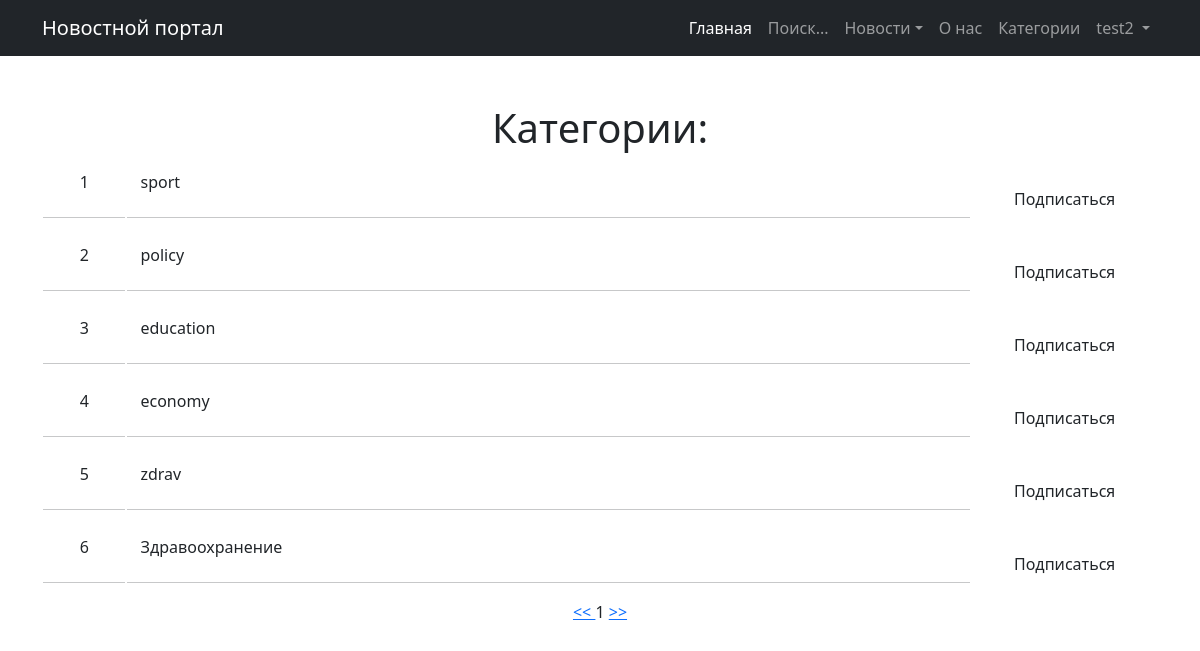
Screenshot of /category/ (signed in) with the database file from the repository.
### news/models.py (models this page shows)
class Category(models.Model):
    name = models.CharField(max_length=2, choices=TOPICS, default=zdrav, unique=True)
    subscribers = models.ManyToManyField(User, through='UserCategory')
    class Meta:
        verbose_name = 'Категория'
        verbose_name_plural = 'Категории'
    def __str__(self):
        return f'{self.name}'

### news/views.py (the view, shortened to what this page needs)
# urls.py: path('category/', CategoryList.as_view(), name='category_list'),
class CategoryList(LoginRequiredMixin, ListView):
    model = Category
    ordering = 'id'
    template_name = 'category_list.html'
    context_object_name = 'category_list'
    paginate_by = 10
    def get_context_data(self, **kwargs):
        context = super().get_context_data(**kwargs)
        sub = []
        for cat_user in UserCategory.objects.all().filter(user=self.request.user):
            sub.append(cat_user.category)
        context['user_subscriber'] = sub
        return context

### news/templatetags/custom_tags.py (called while the page is built)
@register.simple_tag(takes_context=True)
def url_replace(context, **kwargs):
    d = context['request'].GET.copy()
    for k, v in kwargs.items():
        d[k] = v
    return d.urlencode()

### templates/category_list.html (shortened to what this page needs)
{% extends 'flatpages/default.html' %}
{% load custom_filters %}
{% load custom_tags %}
{% block content %}
<h1>Категории:</h1>
{% if category_list %}
<table>
    <tr>
        <td></td>
        <td></td>
        <td></td>
    </tr>
    {% for cat in category_list %}
    <tr>
        <td width="5%">
            <a class="btn">{{ cat.id }} </a>
            <hr>
        </td>
        <td align="left" width="50%">
            <a class="btn" href="/news/?categories={{ cat.id }}"> {{ cat }} </a>
            <hr>
        </td>
        <td width="10%">
            {% if cat in user_subscriber %}
                <a class="btn" href="{{ cat.id }}/unsubscribe">✔</a>
            {% else %}
                <a class="btn" href="{{ cat.id }}/subscribe">Подписаться</a>
            {% endif %}
        </td>
    </tr>
    {% endfor %}
</table>
{% else %}
<h2>Категорий нет!</h2>
{% endif %}
<a href="?{% url_replace page=1 %}"> << </a>
{{ page_obj.number }}
<a href="?{% url_replace page=page_obj.paginator.num_pages %}"> >> </a>
{% endblock content %}

### templates/flatpages/default.html (shortened to what this page needs)
<!DOCTYPE html>
<html lang="ru">
<head>
    {% load static %}
    <link href="{% static 'css/styles.css' %}" rel="stylesheet"/>
</head>
<body>
<nav class="navbar navbar-expand-lg navbar-dark bg-dark">
    <div class="container">
        <a class="navbar-brand" href="#">Новостной портал</a>
        <div class="collapse navbar-collapse" id="navbarSupportedContent">
            <ul class="navbar-nav ms-auto mb-2 mb-lg-0">
                <li class="nav-item"><a class="nav-link active" aria-current="page" href="/news/">Главная</a></li>
                <li class="nav-item"><a class="nav-link" href="/news/search/">Поиск...</a></li>
                <li class="nav-item dropdown">
                    <a class="nav-link dropdown-toggle" id="navbarDropdown" href="/news/" role="button"
                       data-bs-toggle="dropdown" aria-expanded="false">Новости</a>
                </li>
                <li class="nav-item"><a class="nav-link" href="/about/">О нас</a></li>
                {% if user.is_authenticated %}
                <li class="nav-item"><a class="nav-link" href="/category/">Категории</a></li>
                <li class="nav-item dropdown">
                    <a class="nav-link dropdown-toggle" id="navbarDropdown" href="#" role="button"
                       data-bs-toggle="dropdown" aria-expanded="false"><span> {{user.username}} </span></a>
                </li>
                {% else %}
                <li class="nav-item"><a class="nav-link" href="/accounts/login/">Войти</a></li>
                {% endif %}
            </ul>
        </div>
    </div>
</nav>
<div class="container">
    <div class="text-center mt-5">
        {% block content %}{% endblock content %}
    </div>
</div>
</body>
</html>

### rows the page displays
Category: id "1", name "sport"
Category: id "2", name "policy"
Category: id "3", name "education"
Category: id "4", name "economy"
Category: id "5", name "zdrav"
Category: id "6", name "Здравоохранение"

### other values shown
{{ user.username }} "test2"
{{ page_obj.number }} "1"
